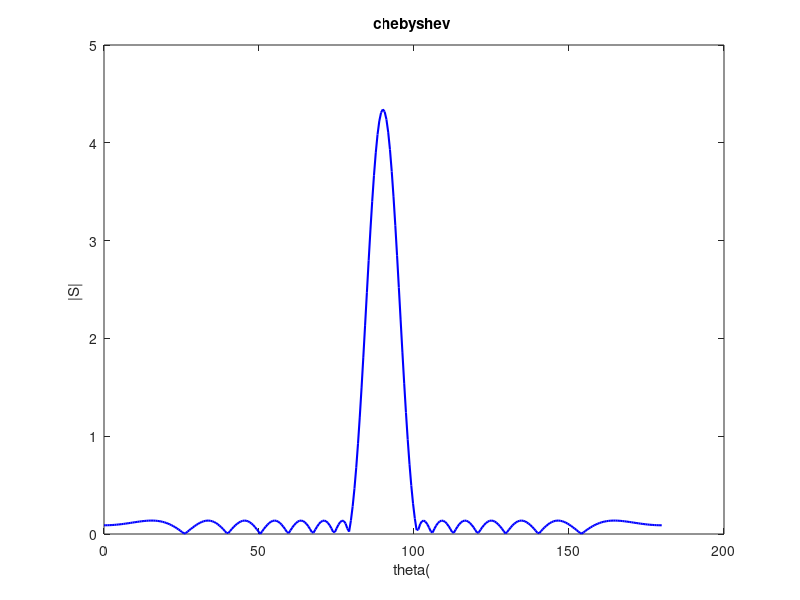
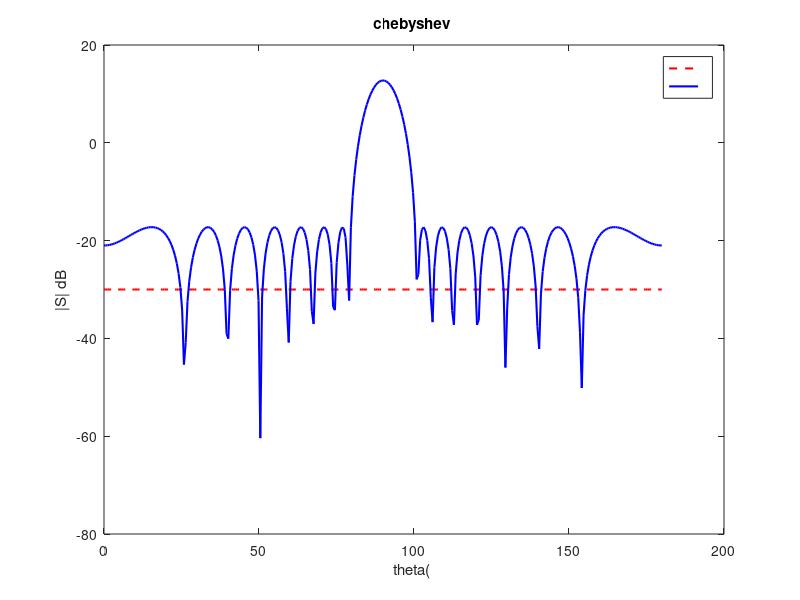

MATLAB code to generate these figures, in order: (Note: this script raises an error after producing the figures.)
% 求天线仿真中使用泰勒综合法，计算泰勒天线综合的电流分布
clc;clear;close all

N = 13;                                          % N 3<N<=13,N
if rem(N, 2) == 0                                % M( )
    M = N / 2;
else
    M = (N - 1) / 2 + 1;
end
RdB = 30;                                        % (dB )
lamuda = 10;                                     %
d = 0.6 * lamuda;                                %
theta0 = 80/180 * pi;
A = [1, 0, 0, 0, 0, 0, 0, 0, 0, 0, 0, 0, 0, 0;
    0, 1, 0, 0, 0, 0, 0, 0, 0, 0, 0, 0, 0, 0;
    -1, 0, 2, 0, 0, 0, 0, 0, 0, 0, 0, 0, 0, 0;
    0, -3, 0, 4, 0, 0, 0, 0, 0, 0, 0, 0, 0, 0;
    1, 0, -8, 0, 8, 0, 0, 0, 0, 0, 0, 0, 0, 0;
    0, 5, 0, -20, 0, 16, 0, 0, 0, 0, 0, 0, 0, 0;
    -1, 0, 18, 0, -48, 0, 32, 0, 0, 0, 0, 0, 0, 0;
    0, -7, 0, 56, 0, -112, 0, 64, 0, 0, 0, 0, 0, 0;
    1, 0, -32, 0, 160, 0, -256, 0, 128, 0, 0, 0, 0, 0;
    0, 9, 0, -120, 0, 432, 0, -576, 0, 256, 0, 0, 0, 0;
    -1, 0, 50, 0, -400, 0, 1120, 0, -1280, 0, 512, 0, 0, 0;
    0, -11, 0, 220, 0, -1232, 0, 2816, 0, -2816, 0, 1024, 0, 0;
    1, 0, -72, 0, 840, 0, -3584, 0, 6912, 0, -6144, 0, 2048, 0;
    0, 13, 0, -364, 0, 2912, 0, -9984, 0, 16640, 0, -13312, 0, 4096];
I = zeros(1, M);                                 %
S = zeros(M, M);                                 %
S_compare = zeros(1, M);                         %
R = 10^(RdB / 20);                               % dB
x0 = 1/2 * ((R + sqrt(R^2 - 1))^(1 / (N - 1)) + (R - sqrt(R^2 - 1))^(1 / (N - 1)));
for i = 1:M
    if rem(N, 2) == 0                            %
        for j = 1:M                              % i x i
            S(i, j) = A(2 * j, 2 * i);           % j j x0)
        end
        S_compare(i) = A(N, 2 * i);              % N-1 chebyshev
    else                                         %
        for j = 1:M
            S(i, j) = A(2 * j - 1, 2 * i - 1);
        end
        S_compare(i) = A(N, 2 * i - 1);
    end
end
for k = 1:M
    i = M - k + 1;
    if rem(N, 2) == 0                            %
        I(i) = (S_compare(i) * x0^(2 * i - 1) -I * S(i, :)') / S(i, i);
    else                                         %
        I(i) = (S_compare(i) * x0^(2 * (i - 1)) -I * S(i, :)') / S(i, i);
    end
end
I = I / max(I);                                  % I
if rem(N, 2) == 0
    I_final = [fliplr(I), I];                    %
else
    I_final = [fliplr(I), I(2:end)];
end
sprintf(' ')
sprintf('%.3f ', I_final)
theta_rad = 0:0.01:pi;
theta = theta_rad * 180 / pi;
u = pi * d / lamuda * cos(theta_rad);
S_P = zeros(1, length(theta_rad));               %
for k = 1:M
    if rem(N, 2) == 0
        S_P = S_P + I(k) * cos((2 * k - 1) * u); %
    else
        S_P = S_P + I(k) * cos(2 * (k - 1) * u); %
    end
end
S_P_abs = abs(S_P);                              % S_P
S_PdB = 20 * log10(S_P_abs / 1);                 % S_P dB
H = -ones(1, length(S_P_abs)) * 30;
figure('NumberTitle', 'off', 'Name', 'S Parameter (abs)-Plot');
plot(theta, S_P_abs, 'b', 'LineWidth', 1.5)
xlabel('theta( ')
ylabel('|S| ')
title('chebyshev ')
figure('NumberTitle', 'off', 'Name', 'S Parameter (dB)-Plot');
plot(theta, H, 'r--', 'LineWidth', 1.5)
hold on
plot(theta, S_PdB, 'b', 'LineWidth', 1.5)
xlabel('theta( ')
ylabel('|S| dB')
title('chebyshev ')
legend(' ', ' ')
figure('NumberTitle', 'off', 'Name', 'S Parameter (dB)-Polar');
polarplot(theta_rad, H, 'r--', 'LineWidth', 1.5)
hold on
polarplot(theta_rad, S_PdB, 'b', 'LineWidth', 1.5)
thetalim([0 180]);
rmin = S_PdB(1, 1);
rmax = max(S_PdB);
rlim([-50 rmax]);
title('chebyshev ')
legend(' RdB', ' (dB)')
